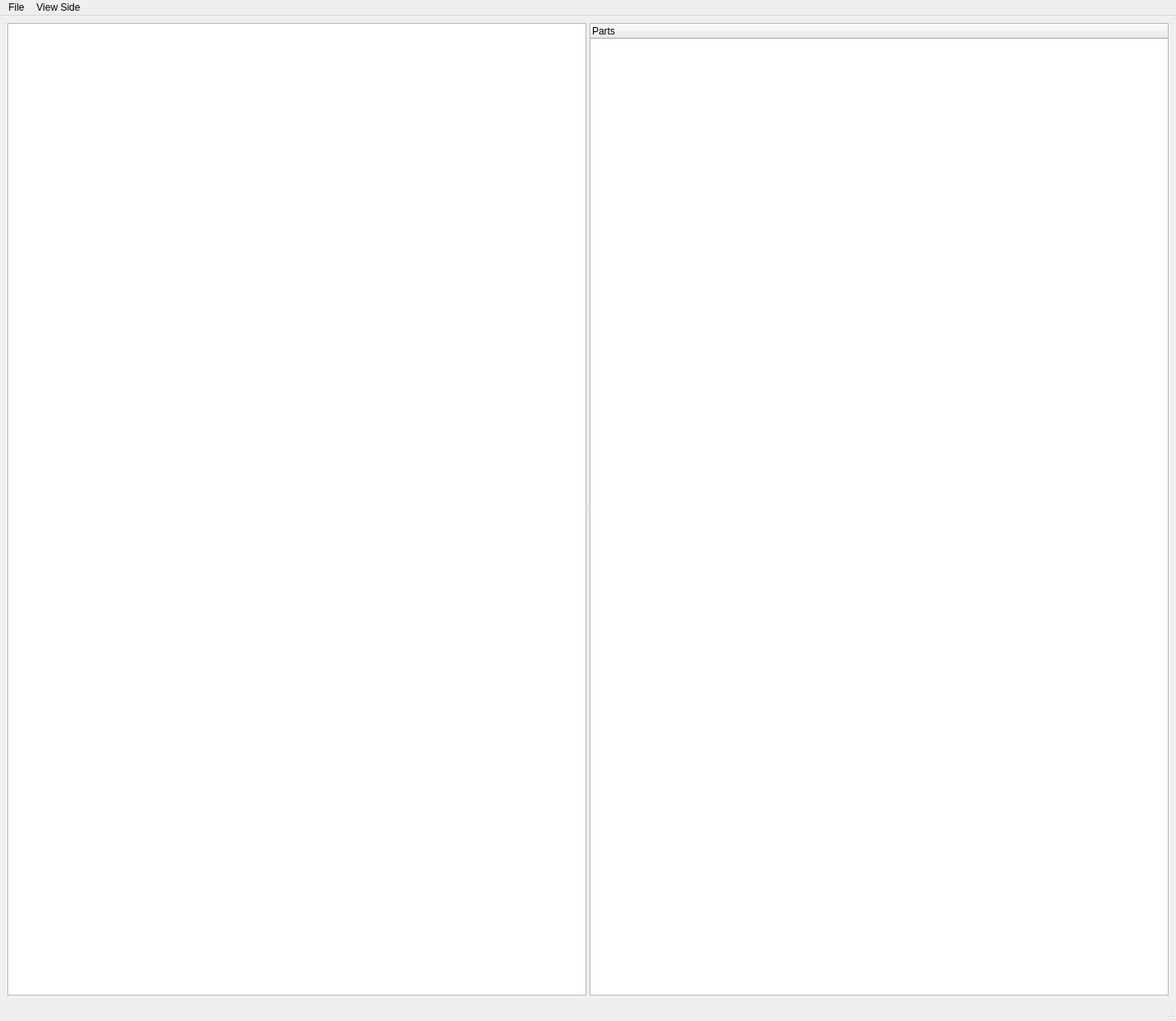
<?xml version="1.0" encoding="UTF-8"?>
<ui version="4.0">
 <class>MainWindow</class>
 <widget class="QMainWindow" name="MainWindow">
  <property name="geometry">
   <rect>
    <x>0</x>
    <y>0</y>
    <width>1430</width>
    <height>1242</height>
   </rect>
  </property>
  <property name="sizePolicy">
   <sizepolicy hsizetype="Minimum" vsizetype="Minimum">
    <horstretch>0</horstretch>
    <verstretch>0</verstretch>
   </sizepolicy>
  </property>
  <property name="windowTitle">
   <string/>
  </property>
  <property name="toolButtonStyle">
   <enum>Qt::ToolButtonIconOnly</enum>
  </property>
  <property name="animated">
   <bool>true</bool>
  </property>
  <widget class="QWidget" name="centralwidget">
   <property name="sizePolicy">
    <sizepolicy hsizetype="Minimum" vsizetype="Minimum">
     <horstretch>0</horstretch>
     <verstretch>0</verstretch>
    </sizepolicy>
   </property>
   <property name="minimumSize">
    <size>
     <width>1415</width>
     <height>810</height>
    </size>
   </property>
   <property name="cursor">
    <cursorShape>ArrowCursor</cursorShape>
   </property>
   <layout class="QHBoxLayout" name="horizontalLayout">
    <item>
     <widget class="QSplitter" name="splitter">
      <property name="orientation">
       <enum>Qt::Horizontal</enum>
      </property>
      <widget class="QGraphicsView" name="graphicsView"/>
      <widget class="QTreeWidget" name="treeWidget_bom">
       <property name="sizePolicy">
        <sizepolicy hsizetype="Minimum" vsizetype="Preferred">
         <horstretch>0</horstretch>
         <verstretch>0</verstretch>
        </sizepolicy>
       </property>
       <property name="minimumSize">
        <size>
         <width>600</width>
         <height>800</height>
        </size>
       </property>
       <property name="selectionMode">
        <enum>QAbstractItemView::ExtendedSelection</enum>
       </property>
       <column>
        <property name="text">
         <string>Parts</string>
        </property>
       </column>
      </widget>
     </widget>
    </item>
   </layout>
  </widget>
  <widget class="QMenuBar" name="menubar">
   <property name="geometry">
    <rect>
     <x>0</x>
     <y>0</y>
     <width>1430</width>
     <height>22</height>
    </rect>
   </property>
   <widget class="QMenu" name="menuFile">
    <property name="title">
     <string>File</string>
    </property>
    <addaction name="action_processgerbers"/>
    <addaction name="separator"/>
    <addaction name="action_loadbomselectionset"/>
    <addaction name="action_clearbomselectionset"/>
   </widget>
   <widget class="QMenu" name="menuView_Side">
    <property name="title">
     <string>View Side</string>
    </property>
    <addaction name="actionSideTop"/>
    <addaction name="actionSideBottom"/>
   </widget>
   <addaction name="menuFile"/>
   <addaction name="menuView_Side"/>
  </widget>
  <widget class="QStatusBar" name="statusbar">
   <property name="enabled">
    <bool>true</bool>
   </property>
  </widget>
  <action name="action_processgerbers">
   <property name="text">
    <string>Process gerbers</string>
   </property>
  </action>
  <action name="actionSideTop">
   <property name="checkable">
    <bool>true</bool>
   </property>
   <property name="checked">
    <bool>false</bool>
   </property>
   <property name="text">
    <string>Top</string>
   </property>
  </action>
  <action name="actionSideBottom">
   <property name="checkable">
    <bool>true</bool>
   </property>
   <property name="text">
    <string>Bottom</string>
   </property>
  </action>
  <action name="action_loadbomselectionset">
   <property name="enabled">
    <bool>false</bool>
   </property>
   <property name="text">
    <string>Load BOM selection set</string>
   </property>
  </action>
  <action name="action_clearbomselectionset">
   <property name="enabled">
    <bool>false</bool>
   </property>
   <property name="text">
    <string>Clear BOM selection set</string>
   </property>
  </action>
 </widget>
 <resources/>
 <connections/>
</ui>
